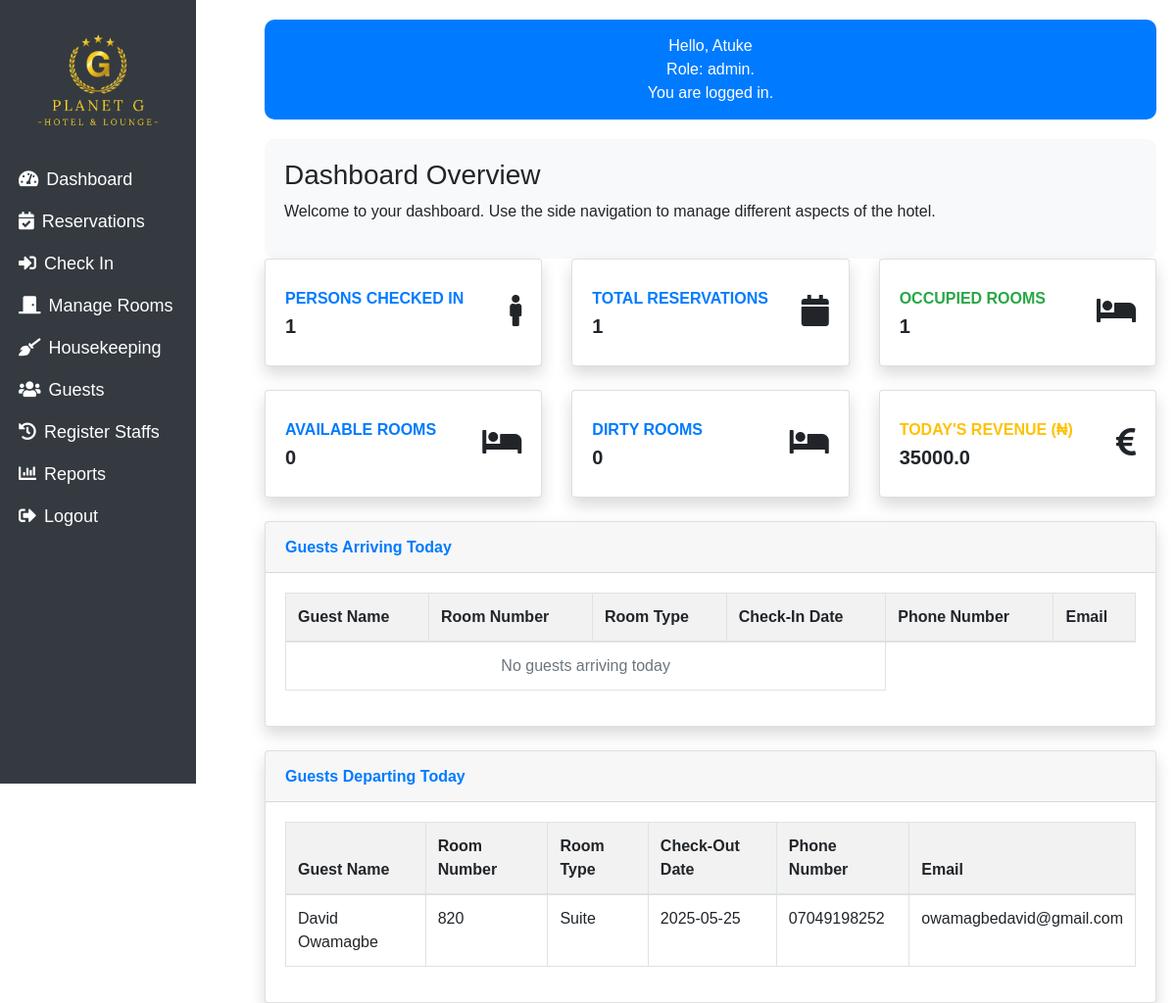
Page /dashboard (signed in) on the earlier database version.
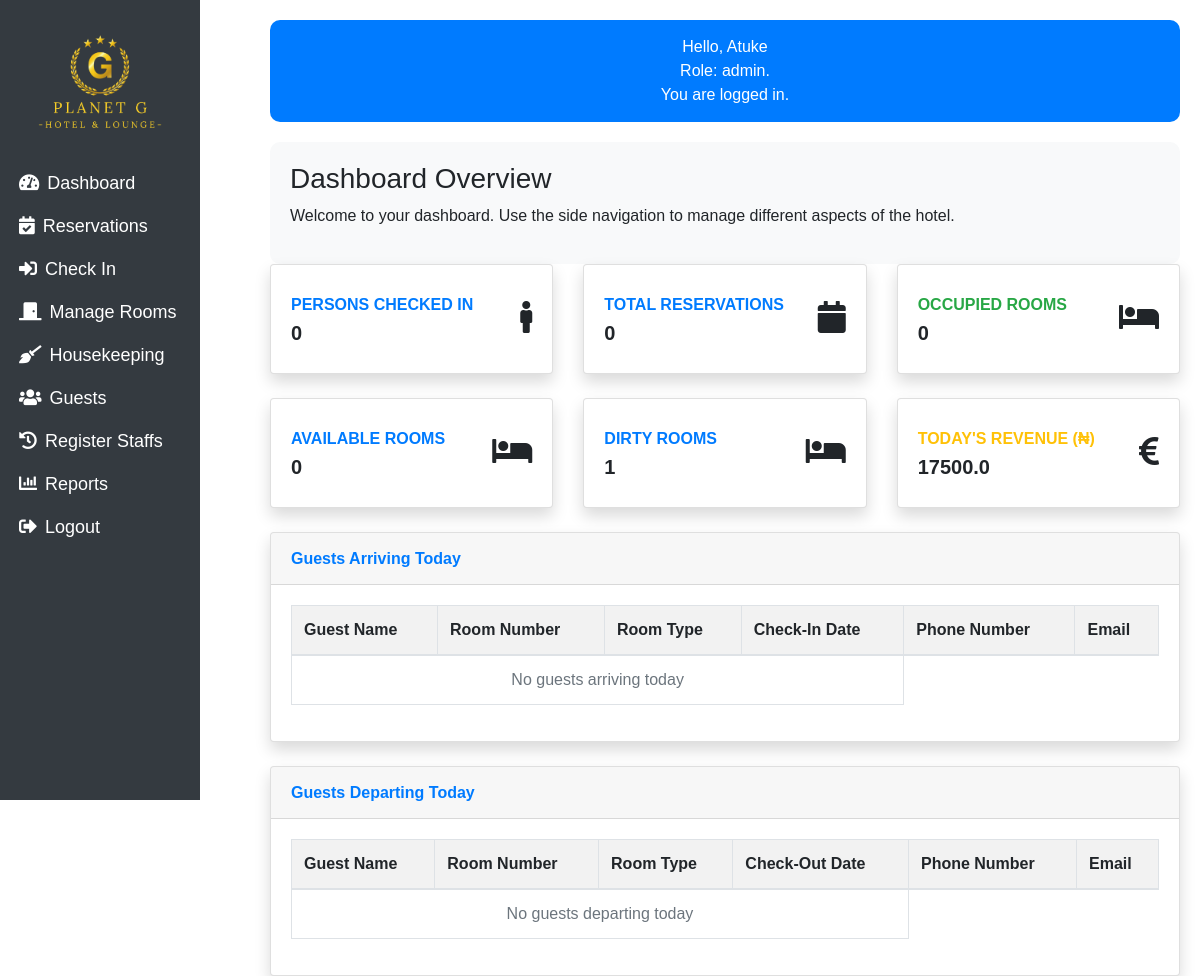
Same page on the later database version.
### main.py (models this page shows, shortened)
class Booking(db.Model):
    id = db.Column(db.Integer, primary_key=True)
    first_name = db.Column(db.String(100), nullable=False)
    last_name = db.Column(db.String(100), nullable=False)
    phone_number = db.Column(db.String(20), nullable=False)
    email = db.Column(db.String(120), nullable=False)
    address = db.Column(db.String(200), nullable=False)
    id_type = db.Column(db.String(50), nullable=True)
    id_number = db.Column(db.String(50), nullable=True)
    check_in_date = db.Column(db.Date, nullable=False)
    check_out_date = db.Column(db.Date, nullable=False)
    children_number = db.Column(db.Integer, nullable=False)
    adults_number = db.Column(db.Integer, nullable=False)
    status = db.Column(db.String(20), nullable=False, default='Pending')
    room_id = db.Column(db.Integer, db.ForeignKey('room.id'), nullable=False)
    guest_id = db.Column(db.Integer, db.ForeignKey('guest.id'), nullable=False)  # ForeignKey for Guest
    total_amount = db.Column(db.Float, nullable=False)

class Guest(db.Model):
    id = db.Column(db.Integer, primary_key=True)
    first_name = db.Column(db.String(100), nullable=False)
    last_name = db.Column(db.String(100), nullable=False)
    phone_number = db.Column(db.String(20), nullable=False, unique=True)  # Ensure phone number is unique
    email = db.Column(db.String(120), nullable=False, unique=True)  # Email remains unique
    address = db.Column(db.String(200), nullable=False)
    id_type = db.Column(db.String(50), nullable=True)
    id_number = db.Column(db.String(50), nullable=True)
    bookings = db.relationship('Booking', backref='guest', lazy=True)

class Room(db.Model):
    id = db.Column(db.Integer, primary_key=True)
    room_number = db.Column(db.String(50), unique=True, nullable=False)
    room_type = db.Column(db.String(50), nullable=False)
    status = db.Column(db.String(50), nullable=False)
    price = db.Column(db.Numeric(10, 2), nullable=False)  # Numeric type for price
    bookings = db.relationship('Booking', backref='room', lazy=True)
    reservations = db.relationship('Reservation', backref='room', lazy=True)

### main.py (the view)
@app.route('/dashboard')
@login_required
def dashboard():
    today = date.today()
    reservations = Reservation.query.all()
    total_bookings = Booking.query.filter_by(status='Checked In').all()
    total_people = sum([booking.adults_number + booking.children_number for booking in total_bookings])
    total_reservations = Reservation.query.filter_by(status='Reserved').count()
    total_rooms_occupied = Room.query.filter_by(status='Occupied').count()
    total_rooms_available = Room.query.filter_by(status='Available').count()
    available_rooms = Room.query.filter_by(status='Available').all()
    total_rooms_dirty = Room.query.filter_by(status='Dirty').count()
    today = date.today()
    guests_arriving_today = Reservation.query.filter_by(check_in_date=today, status='Reserved').all()
    guests_departing_today = Booking.query.filter_by(check_out_date=today, status='Checked In').all()
    active_bookings = Booking.query.filter(
        Booking.check_in_date <= today,
        Booking.check_out_date >= today
    ).all()
    total_revenue_today = 0
    for booking in active_bookings:
        number_of_nights = (booking.check_out_date - booking.check_in_date).days
        if booking.check_out_date == today:
            total_revenue_today += booking.total_amount
        elif number_of_nights > 0:  # Avoid division by zero
            daily_rate = booking.total_amount / number_of_nights
            total_revenue_today += daily_rate
        else:
            daily_rate = booking.total_amount  # Maybe assign the full amount if it's a single day stay
            total_revenue_today += daily_rate
    recent_bookings = Booking.query.order_by(Booking.check_in_date.desc()).limit(5).all()
    return render_template(
        'dashboard.html', total_people=total_people,
        total_bookings=len(total_bookings),  # Total count of checked-in bookings
        total_reservations=total_reservations,
        total_rooms_available=total_rooms_available,
        total_rooms_dirty=total_rooms_dirty,
        total_revenue=total_revenue_today,  # Today's revenue
        recent_bookings=recent_bookings,
        total_rooms_occupied=total_rooms_occupied,
        guests_arriving_today=guests_arriving_today,
        guests_departing_today=guests_departing_today,
        available_rooms=available_rooms  # Pass available rooms to template
    )

### main.py (called while the page is built)
@login_manager.user_loader
def load_user(user_id):
    return User.query.get(int(user_id))

### templates/dashboard.html (shortened to what the changed rows need)
<!DOCTYPE html>
<html lang="en">
<head>
    <link rel="stylesheet" href="https://cdn.jsdelivr.net/npm/bootstrap@4.6.2/dist/css/bootstrap.min.css">
    <link rel="stylesheet" href="/static/css/dashboard.css" />
    <link href="https://cdnjs.cloudflare.com/ajax/libs/font-awesome/5.15.4/css/all.min.css" rel="stylesheet">
</head>
<body>
    <div class="content">
        <div class="row">
            <div class="col-lg-4 col-md-6 mb-4">
                <div class="card border-left-primary shadow h-100 py-2">
                    <div class="card-body">
                        <div class="row no-gutters align-items-center">
                            <div class="col mr-2">
                                <div class="text-xs font-weight-bold text-primary text-uppercase mb-1">
                                    Persons Checked In </div>
                                <div class="h5 mb-0 font-weight-bold text-gray-800">{{ total_people }}</div>
                            </div>
                        </div>
                    </div>
                </div>
            </div>
             <div class="col-lg-4 col-md-6 mb-4">
                <div class="card border-left-primary shadow h-100 py-2">
                    <div class="card-body">
                        <div class="row no-gutters align-items-center">
                            <div class="col mr-2">
                                <div class="text-xs font-weight-bold text-primary text-uppercase mb-1">
                                    Total Reservations</div>
                                <div class="h5 mb-0 font-weight-bold text-gray-800">{{ total_reservations }}</div>
                            </div>
                        </div>
                    </div>
                </div>
            </div>
            <div class="col-lg-4 col-md-6 mb-4">
                <div class="card border-left-success shadow h-100 py-2">
                    <div class="card-body">
                        <div class="row no-gutters align-items-center">
                            <div class="col mr-2">
                                <div class="text-xs font-weight-bold text-success text-uppercase mb-1">
                                    Occupied Rooms </div>
                                <div class="h5 mb-0 font-weight-bold text-gray-800">{{ total_rooms_occupied }}</div>
                            </div>
                        </div>
                    </div>
                </div>
            </div>
             <div class="col-lg-4 col-md-6 mb-4">
                <div class="card border-left-primary shadow h-100 py-2">
                    <div class="card-body">
                        <div class="row no-gutters align-items-center">
                            <div class="col mr-2">
                                <div class="text-xs font-weight-bold text-primary text-uppercase mb-1">
                                    Dirty Rooms</div>
                                <div class="h5 mb-0 font-weight-bold text-gray-800">{{ total_rooms_dirty }}</div>
                            </div>
                        </div>
                    </div>
                </div>
            </div>
            <div class="col-lg-4 col-md-6 mb-4">
                <div class="card border-left-warning shadow h-100 py-2">
                    <div class="card-body">
                        <div class="row no-gutters align-items-center">
                            <div class="col mr-2">
                                <div class="text-xs font-weight-bold text-warning text-uppercase mb-1">
                                    Today's Revenue (₦)</div>
                                <div class="h5 mb-0 font-weight-bold text-gray-800">{{ total_revenue }}</div>
                            </div>
                        </div>
                    </div>
                </div>
            </div>
        </div>
        <div class="card shadow mb-4">
            <div class="card-body">
                <div class="table-responsive">
                    <table class="table table-bordered" id="dataTable" width="100%" cellspacing="0">
                        <thead>
                            <tr>
                                <th>Guest Name</th>
                                <th>Room Number</th>
                                <th>Room Type</th>
                                <th>Check-In Date</th>
                                <th>Phone Number</th>
                                <th>Email</th>
                            </tr>
                        </thead>
                    </table>
                </div>
            </div>
        </div>
         <div class="card shadow mb-4">
            <div class="card-body">
                <div class="table-responsive">
                    <table class="table table-bordered" id="dataTable" width="100%" cellspacing="0">
                        <thead>
                            <tr>
                                <th>Guest Name</th>
                                <th>Room Number</th>
                                <th>Room Type</th>
                                <th>Check-Out Date</th>
                                <th>Phone Number</th>
                                <th>Email</th>
                            </tr>
                        </thead>
                        <tbody>
                            {% if guests_departing_today %}
                                {% for booking in guests_departing_today %}
                            <tr>
                                <td>{{ booking.guest.first_name }} {{ booking.guest.last_name }}</td>
                                <td>{{ booking.room.room_number }}</td>
                                <td>{{ booking.room.room_type }}</td>
                                <td>{{ booking.check_out_date }}</td>
                                <td>{{ booking.phone_number }}</td>
                                <td>{{ booking.email }}</td>
                            </tr>
                            {% endfor %}
                            {% else %}
                            <tr>
                                <td colspan="4" class="text-center text-muted">No guests departing today</td>
                            </tr>
                            {% endif %}
                        </tbody>
                    </table>
                </div>
            </div>
        </div>
</body>
</html>

Differences in the rows shown:
no longer on this page (row edited): Booking: guest.first_name "David", guest.last_name "Owamagbe", room.room_number "820", room.room_type "Suite", check_out_date "2025-05-25", phone_number "07049198252", email "owamagbedavid@gmail.com"
Other differences:
{{ total_people }}: "1" → "0"
{{ total_reservations }}: "1" → "0"
{{ total_rooms_occupied }}: "1" → "0"
{{ total_rooms_dirty }}: "0" → "1"
{{ total_revenue }}: "35000.0" → "17500.0"
text now shown: "No guests departing today"
